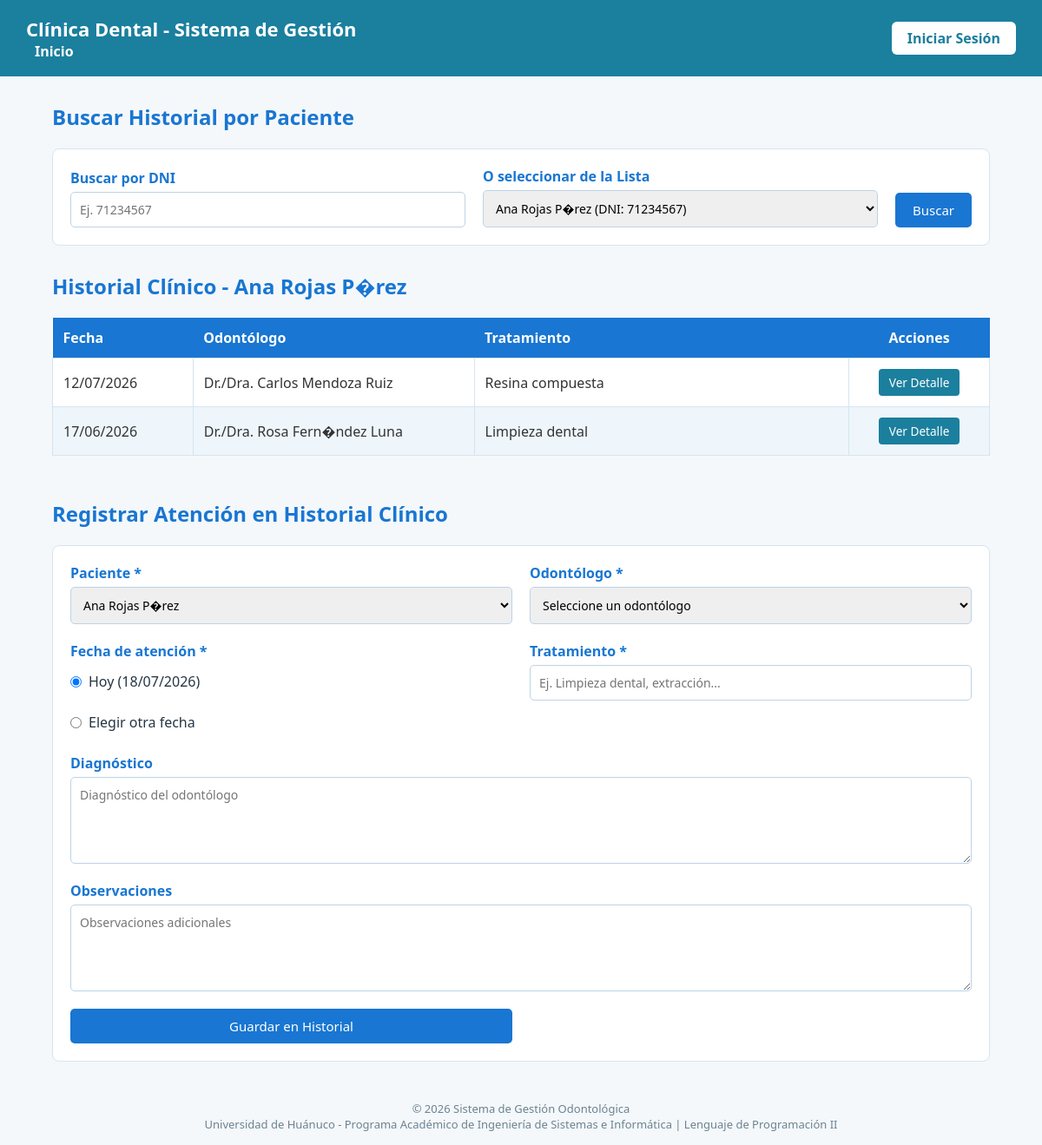
The page /vistas/historial.php?id_paciente=1 on the database its author committed.
### tables this page shows
CREATE TABLE paciente (
    id_paciente INT AUTO_INCREMENT PRIMARY KEY,
    dni VARCHAR(8) NOT NULL UNIQUE,
    nombres VARCHAR(80) NOT NULL,
    apellidos VARCHAR(80) NOT NULL,
    telefono VARCHAR(20),
    correo VARCHAR(100),
    direccion VARCHAR(150),
    fecha_nacimiento DATE
);

CREATE TABLE historial_clinico (
    id_historial INT AUTO_INCREMENT PRIMARY KEY,
    id_paciente INT NOT NULL,
    id_odontologo INT NOT NULL,
    fecha_atencion DATE NOT NULL,
    diagnostico TEXT,
    observaciones TEXT,
    tratamiento VARCHAR(200),
    FOREIGN KEY (id_paciente) REFERENCES paciente(id_paciente),
    FOREIGN KEY (id_odontologo) REFERENCES odontologo(id_odontologo)
);

CREATE TABLE odontologo (
    id_odontologo INT AUTO_INCREMENT PRIMARY KEY,
    nombres VARCHAR(80) NOT NULL,
    apellidos VARCHAR(80) NOT NULL,
    especialidad VARCHAR(80),
    telefono VARCHAR(20),
    correo VARCHAR(100)
);

### php/clases/paciente.php (called while the page is built, shortened)
<?php
require_once __DIR__ . '/../config/conexion.php';
class Paciente {
    private $conexion;
    public function __construct() {
        $con = new Conexion();
        $this->conexion = $con->conectar();
    }
    public function listarPacientes() {
        $sql = "SELECT * FROM paciente ORDER BY apellidos ASC";
        $stmt = $this->conexion->prepare($sql);
        $stmt->execute();
        return $stmt->fetchAll();
    }
}

### php/config/conexion.php (called while the page is built, shortened)
<?php
class Conexion {
    private $host = "localhost";
    private $nombre_bd = "clinica_dental";
    private $usuario = "root";
    private $password = "";
    private $charset = "utf8mb4";
    public function conectar() {
        $dsn = "mysql:host={$this->host};dbname={$this->nombre_bd};charset={$this->charset}";
        $opciones = [
            PDO::ATTR_ERRMODE            => PDO::ERRMODE_EXCEPTION,
            PDO::ATTR_DEFAULT_FETCH_MODE => PDO::FETCH_ASSOC,
            PDO::ATTR_EMULATE_PREPARES   => false,
        ];
        try {
            $this->pdo = new PDO($dsn, $this->usuario, $this->password, $opciones);
            return $this->pdo;
        } catch (PDOException $e) {
            die("Error de conexión a la base de datos: " . $e->getMessage());
        }
    }
}

### php/clases/HistorialClinico.php (called while the page is built, shortened)
<?php
require_once __DIR__ . '/../config/conexion.php';
class HistorialClinico {
    private $conexion;
    public function __construct() {
        $con = new Conexion();
        $this->conexion = $con->conectar();
    }
    public function consultarHistorialPorPaciente($id_paciente) {
        $sql = "SELECT h.*, o.nombres AS odontologo_nombres, o.apellidos AS odontologo_apellidos
                FROM historial_clinico h
                INNER JOIN odontologo o ON h.id_odontologo = o.id_odontologo
                WHERE h.id_paciente = :id_paciente
                ORDER BY h.fecha_atencion DESC";
        $stmt = $this->conexion->prepare($sql);
        $stmt->bindParam(':id_paciente', $id_paciente);
        $stmt->execute();
        return $stmt->fetchAll();
    }
    public function obtenerPacientePorId($id_paciente) {
        $sql = "SELECT * FROM paciente WHERE id_paciente = :id_paciente";
        $stmt = $this->conexion->prepare($sql);
        $stmt->bindParam(':id_paciente', $id_paciente, PDO::PARAM_INT);
        $stmt->execute();
        return $stmt->fetch(PDO::FETCH_ASSOC);
    }
}

### vistas/historial.php (the view, shortened to what this page needs)
<?php
require_once __DIR__ . '/../php/clases/paciente.php';
require_once __DIR__ . '/../php/clases/HistorialClinico.php';
$pacienteObj = new Paciente();
$pacientes = $pacienteObj->listarPacientes();
$id_paciente = intval($_GET['id_paciente'] ?? 0);
$pacienteSeleccionado = null;
$historiales = [];
if ($id_paciente > 0) {
    $historialObj = new HistorialClinico();
    $pacienteSeleccionado = $historialObj->obtenerPacientePorId($id_paciente);
    if ($pacienteSeleccionado) {
        $historiales = $historialObj->consultarHistorialPorPaciente($id_paciente);
    }
}
?>
<!DOCTYPE html>
<html lang="es">
<head>
    <link rel="stylesheet" href="../css/base.css">
    <link rel="stylesheet" href="../css/historial.css">
</head>
<body>
    <?php include 'incluir/header.php'; ?>
    <main>
        <h2>Buscar Historial por Paciente</h2>
        <form action="../php/procesar/procesar_historial.php" method="GET" style="grid-template-columns: 2fr 2fr auto; align-items: end;">
            <div>
                <label for="buscar_dni">Buscar por DNI</label>
                <input type="text" id="buscar_dni" name="dni" placeholder="Ej. 71234567" maxlength="8">
            </div>
            <div>
                <label for="buscar_paciente">O seleccionar de la Lista</label>
                <select id="buscar_paciente" name="id_paciente">
                    <?php foreach ($pacientes as $pac): ?>
                        <option value="<?php echo $pac['id_paciente']; ?>" <?php echo ($id_paciente === intval($pac['id_paciente'])) ? 'selected' : ''; ?>>
                            <?php echo htmlspecialchars($pac['nombres'] . ' ' . $pac['apellidos']); ?> (DNI: <?php echo htmlspecialchars($pac['dni']); ?>)
                        </option>
                    <?php endforeach; ?>
                </select>
            </div>
            <button type="submit" style="grid-column:auto;">Buscar</button>
        </form>
        <?php if ($pacienteSeleccionado): ?>
            <h2>Historial Clínico - <?php echo htmlspecialchars($pacienteSeleccionado['nombres'] . ' ' . $pacienteSeleccionado['apellidos']); ?></h2>
            <table>
                <thead>
                    <tr>
                        <th style="width: 15%;">Fecha</th>
                        <th style="width: 30%;">Odontólogo</th>
                        <th style="width: 40%;">Tratamiento</th>
                        <th style="width: 15%; text-align: center;">Acciones</th>
                    </tr>
                </thead>
                <tbody>
                    <?php if (empty($historiales)): ?>
                        <tr>
                            <td colspan="4" style="text-align: center; color: #78909c;">No se encontraron registros de atención para este paciente.</td>
                        </tr>
                    <?php else: ?>
                        <?php foreach ($historiales as $h): ?>
                            <?php
                            $fechaFmt = date('d/m/Y', strtotime($h['fecha_atencion']));
                            $odoNombre = 'Dr./Dra. ' . htmlspecialchars($h['odontologo_nombres'] . ' ' . $h['odontologo_apellidos']);
                            $pacNombre = htmlspecialchars($pacienteSeleccionado['nombres'] . ' ' . $pacienteSeleccionado['apellidos']);
                            ?>
                            <tr>
                                <td><?php echo $fechaFmt; ?></td>
                                <td><?php echo $odoNombre; ?></td>
                                <td><?php echo htmlspecialchars($h['tratamiento']); ?></td>
                                <td style="text-align: center;">
                                    <button class="btn-ver-detalle"
                                            data-fecha="<?php echo $fechaFmt; ?>"
                                            data-paciente="<?php echo $pacNombre; ?>"
                                            data-odontologo="<?php echo $odoNombre; ?>"
                                            data-tratamiento="<?php echo htmlspecialchars($h['tratamiento']); ?>"
                                            data-diagnostico="<?php echo htmlspecialchars($h['diagnostico'] ?? 'Sin diagnóstico'); ?>"
                                            data-observaciones="<?php echo htmlspecialchars($h['observaciones'] ?? 'Sin observaciones'); ?>">
                                        Ver Detalle
                                    </button>
                                </td>
                            </tr>
                        <?php endforeach; ?>
                    <?php endif; ?>
                </tbody>
            </table>
        <?php else: ?>
            <div style="background: #ffffff; padding: 25px; text-align: center; border: 1px solid #d6e4f0; border-radius: 8px; color: #78909c;">
                <p>Seleccione un paciente arriba para visualizar su historial clínico dental completo.</p>
            </div>
        <?php endif; ?>
        <h2 style="margin-top: 50px;">Registrar Atención en Historial Clínico</h2>
        <form action="../php/procesar/procesar_historial.php" method="POST">
            <div>
                <label for="id_paciente">Paciente *</label>
                <select id="id_paciente" name="id_paciente" required>
                    <?php foreach ($pacientes as $pac): ?>
                        <option value="<?php echo $pac['id_paciente']; ?>" <?php echo ($id_paciente === intval($pac['id_paciente'])) ? 'selected' : ''; ?>>
                            <?php echo htmlspecialchars($pac['nombres'] . ' ' . $pac['apellidos']); ?>
                        </option>
                    <?php endforeach; ?>
                </select>
            </div>
            <div>
                <label for="id_odontologo">Odontólogo *</label>
                <select id="id_odontologo" name="id_odontologo" required>
                    <option value="">Seleccione un odontólogo</option>
                </select>
            </div>
            <div>
                <label>Fecha de atención *</label>
                <div style="display: flex; gap: 20px; margin-top: 8px;">
                    <label style="font-weight: normal; color: #263544; display: flex; align-items: center; gap: 8px; cursor: pointer;">
                        <input type="radio" name="tipo_fecha" value="hoy" checked id="radio_fecha_hoy"> Hoy (<?php echo date('d/m/Y'); ?>)
                    </label>
                    <label style="font-weight: normal; color: #263544; display: flex; align-items: center; gap: 8px; cursor: pointer;">
                        <input type="radio" name="tipo_fecha" value="otra" id="radio_fecha_otra"> Elegir otra fecha
                    </label>
                </div>
            </div>
            <div>
                <label for="tratamiento">Tratamiento *</label>
                <input type="text" id="tratamiento" name="tratamiento" placeholder="Ej. Limpieza dental, extracción..." required>
            </div>
            <div class="campo-completo">
                <label for="diagnostico">Diagnóstico</label>
                <textarea id="diagnostico" name="diagnostico" placeholder="Diagnóstico del odontólogo"></textarea>
            </div>
            <div class="campo-completo">
                <label for="observaciones">Observaciones</label>
                <textarea id="observaciones" name="observaciones" placeholder="Observaciones adicionales"></textarea>
            </div>
            <button type="submit">Guardar en Historial</button>
        </form>
    </main>
    <?php include 'incluir/footer.php'; ?>
</body>
</html>

### css/base.css (style rules this page uses)
* { margin: 0; padding: 0; box-sizing: border-box; font-family: 'Segoe UI', Arial, sans-serif; }
body { background-color: #eef4f7; color: #263544; }

### css/historial.css (style rules this page uses)
body { margin: 0; font-family: Arial, sans-serif; background: #f4f8fb; color: #333; }
main { width: 90%; max-width: 1100px; margin: 30px auto; }
h2 { color: #1976d2; margin-bottom: 20px; }
form { background: #fff; padding: 20px; margin-bottom: 30px; border: 1px solid #d6e4f0; border-radius: 8px; display: grid; grid-template-columns: 1fr 1fr; gap: 20px; }
form div { display: flex; flex-direction: column; }
.campo-completo { grid-column: 1 / 3; }
label { margin-bottom: 5px; font-weight: bold; color: #1976d2; }
input, select, textarea { padding: 10px; border: 1px solid #bcd3e6; border-radius: 5px; font-size: 14px; }
textarea { min-height: 100px; resize: vertical; }
button { background: #1976d2; color: white; border: none; padding: 10px 20px; border-radius: 5px; cursor: pointer; font-size: 15px; }
table { width: 100%; border-collapse: collapse; background: white; }
th { background: #1976d2; color: white; padding: 12px; text-align: left; }
td { padding: 12px; border: 1px solid #d6e4f0; }
tr:nth-child(even) { background: #eef6fc; }
.btn-ver-detalle { background: #1b7f9e; color: white; border: none; padding: 6px 12px; border-radius: 4px; cursor: pointer; font-size: 0.85rem; transition: background 0.2s, transform 0.1s; }

### rows shown on the page
paciente: nombres+apellidos "Ana Rojas P�rez"
historial_clinico: fecha_atencion "12/07/2026", id_odontologo.apellidos "Dr./Dra. Carlos Mendoza Ruiz", tratamiento "Resina compuesta"
historial_clinico: fecha_atencion "17/06/2026", id_odontologo.apellidos "Dr./Dra. Rosa Fern�ndez Luna", tratamiento "Limpieza dental"

### other values the page prints
form field id_paciente "Ana Rojas P�rez (DNI: 71234567)"
form field id_paciente "Ana Rojas P�rez"
